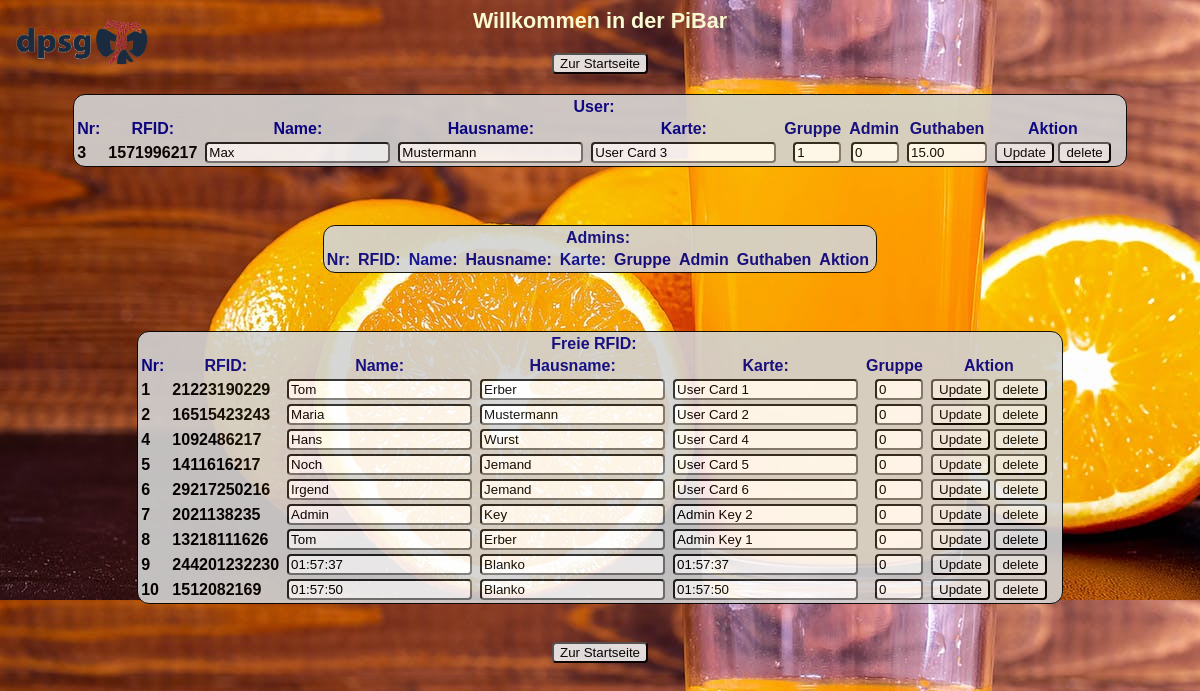
/www/pibar/admin/users.php, run on the app's committed database.
### tables this page shows
CREATE TABLE `customers` (
  `id` int(10) unsigned NOT NULL AUTO_INCREMENT,
  `tagid` varchar(255) NOT NULL,
  `firstName` varchar(255) NOT NULL,
  `lastName` varchar(255) NOT NULL,
  `admin` tinyint(4) NOT NULL DEFAULT 0,
  `usergroup` int(11) DEFAULT 0,
  `userCard` varchar(25) NOT NULL,
  `balance` decimal(7,2) DEFAULT 0.00,
  PRIMARY KEY (`id`),
  UNIQUE KEY `tagid` (`tagid`)
);

### www/pibar/admin/users.php (the view, shortened to what this page needs)
<?php
include("../.dbconnect.php");
?>
<html>
<head>
<link href="admin_style.css" type="text/css" rel="stylesheet">
</head>
  <body>
    <span><image class=logo src='/images/logo_dpsg_franziskus.png'> </span>
    <h1 align="center">Willkommen in der PiBar</h1>
    <div align=center>
      <p>
        <input type=button type=button onClick="location.href='/'" value='Zur Startseite'>
      </p>
        <?php
        $sql= "SELECT * FROM customers WHERE admin=0 and usergroup > 0 Order by id";
        $ergebnis = mysqli_query($db, $sql);
        echo "<table >
        <tr>
        <th colspan=9 align=center>User: </th>
        <tr>
        <th width= 10>Nr: </th>
        <th>RFID:</th>
        <th>Name:</th>
        <th>Hausname:</th>
        <th>Karte:</th>
        <th width=20> Gruppe</th>
        <th width=20> Admin</th>
        <th width=20> Guthaben</th>
        <th>Aktion</th>
        </tr>";
        while($row = mysqli_fetch_object($ergebnis))
        {
        echo "<form action=users.php method=post>";
        echo "<tr>";
        echo "<td align='left'>".  $row->id." </td>";
        echo "<td align='left'>".$row->tagid." </td>";
        echo "<td align='left'>" . "<input type=text name=firstname required value='$row->firstName'>" ." </td>";
        echo "<td align='left'>" . "<input type=text name=lastname value='$row->lastName'>" . " </td>";
        echo "<td align='left'>" . "<input title= 'CREDIT <Nummer> für Rechnungskarte eingeben
                    sonst CHIP <Nummer> eingeben' type=text name=usercard value='$row->userCard'>" . " </td>";
        echo "<td align='right'>" . "<input type=number min=0 max =3 step=1 title= '0: Freie Karte
        1: Alkoholfreie Getänke\n2: Alkoholhlatige Getränke' name=usergroup value=" . $row->usergroup . "> </td>";
        echo "<td align='right'>" . "<input type=number min=0 max =3 step=1 name=admin value=" . $row->admin . "> </td>";
        echo "<td align='right'>" . "<input type=number min=0 max=999 step=.1 name=balance value=" . $row->balance  . "> </td>";
        echo "<td>" . "<input type=submit name=update value=Update>" . " " . "<input type=submit name=delete value=delete>"."</td>";
        echo "<td>" . "<input type=hidden name=hidden value=" . $row->id ."> </td>";
        echo "</tr>";
        echo "</form>";
        }
        echo "</table>";
        echo "<br>";
        echo "<table >
        <tr>
            <th colspan=9>Admins:</th>
        </tr>
        <tr>
        <th width= 10>Nr: </th>
        <th>RFID:</th>
        <th>Name:</th>
        <th>Hausname:</th>
        <th>Karte:</th>
        <th width=20> Gruppe</th>
        <th width=20> Admin</th>
        <th width=20> Guthaben</th>
        <th>Aktion</th>
        </tr>";
        echo "</table>";
        echo "<br>";
        $sql= "SELECT * FROM customers WHERE usergroup = '0' Order by id";
        $ergebnis = mysqli_query($db, $sql);
        echo "<table>
        <tr>
            <th colspan=7> Freie RFID: </th>
        </tr>
        <tr>
        <th width= 10>Nr: </th>
        <th>RFID:</th>
        <th>Name:</th>
        <th>Hausname:</th>
        <th>Karte:</th>
        <th width=20> Gruppe</th>
        <th>Aktion</th>
        </tr>";
        while($row = mysqli_fetch_object($ergebnis))
        {
        echo "<form action=users.php method=post>";
        echo "<tr>";
        echo "<td align='left'>".  $row->id." </td>";
        echo "<td align='left'>".$row->tagid." </td>";
        echo "<td align='left'>" . "<input type=text name=firstname required value='$row->firstName'>" ." </td>";
        echo "<td align='left'>" . "<input type=text name=lastname value='$row->lastName'>" . " </td>";
        echo "<td align='left'>" . "<input title= 'CREDIT <Nummer> für Rechnungskarte eingeben
                    sonst CHIP <Nummer> eingeben' type=text name=usercard value='$row->userCard'>" . " </td>";
        echo "<td align='right'>" . "<input type=number min=0 max =3 step=1 title= '0: Freie Karte
        1: Alkoholfreie Getänke\n2: Alkoholhlatige Getränke' name=usergroup value=" . $row->usergroup . "> </td>";
        echo "<td>" . "<input type=submit name=update value=Update>" . " " . "<input type=submit name=delete value=delete>"."</td>";
        echo "<td>" . "<input type=hidden name=hidden value=" . $row->id ."> </td>";
        echo "</tr>";
        echo "</form>";
        }
        echo "</table>";
        ?>
        <br>
        <input type=button type=button onClick="location.href='/'" value='Zur Startseite'>
    </div>
  </body>
</html>

### www/pibar/admin/admin_style.css (style rules this page uses)
body { font-family:"Times New Roman",serif; background-image: url("/images/Background.jpg"); background-color: lightblue; }
h1 { font:bold 135% Arial,sans-serif; color:lightgoldenrodyellow; margin-bottom:0.9em; opacity: 1; }
h2,th { font:bold 100% Arial,sans-serif; color:darkblue; margin-top:1.5em; opacity: 1 }
table { background-color: lightgrey; border: 1px solid black; border-radius: 12px; margin: 20px; }
th,td { font:bold 100% Arial,sans-serif; border: 1px; border-radius: 6px; padding-right: 5px; }
input { border-radius: 4px; }
div { opacity: 0.9; }
.logo { height: 60px; float: left; position: absolute; z-index:5; }

### data on the page
customers: id "3", tagid "1571996217", firstname "Max", lastname "Mustermann", usercard "User Card 3", usergroup "1", admin "0", balance "15.00"
customers: id "1", tagid "21223190229", firstname "Tom", lastname "Erber", usercard "User Card 1", usergroup "0"
customers: id "2", tagid "16515423243", firstname "Maria", lastname "Mustermann", usercard "User Card 2", usergroup "0"
customers: id "4", tagid "1092486217", firstname "Hans", lastname "Wurst", usercard "User Card 4", usergroup "0"
customers: id "5", tagid "1411616217", firstname "Noch", lastname "Jemand", usercard "User Card 5", usergroup "0"
customers: id "6", tagid "29217250216", firstname "Irgend", lastname "Jemand", usercard "User Card 6", usergroup "0"
customers: id "7", tagid "2021138235", firstname "Admin", lastname "Key", usercard "Admin Key 2", usergroup "0"
customers: id "8", tagid "13218111626", firstname "Tom", lastname "Erber", usercard "Admin Key 1", usergroup "0"
customers: id "9", tagid "244201232230", firstname "01:57:37", lastname "Blanko", usercard "01:57:37", usergroup "0"
customers: id "10", tagid "1512082169", firstname "01:57:50", lastname "Blanko", usercard "01:57:50", usergroup "0"
